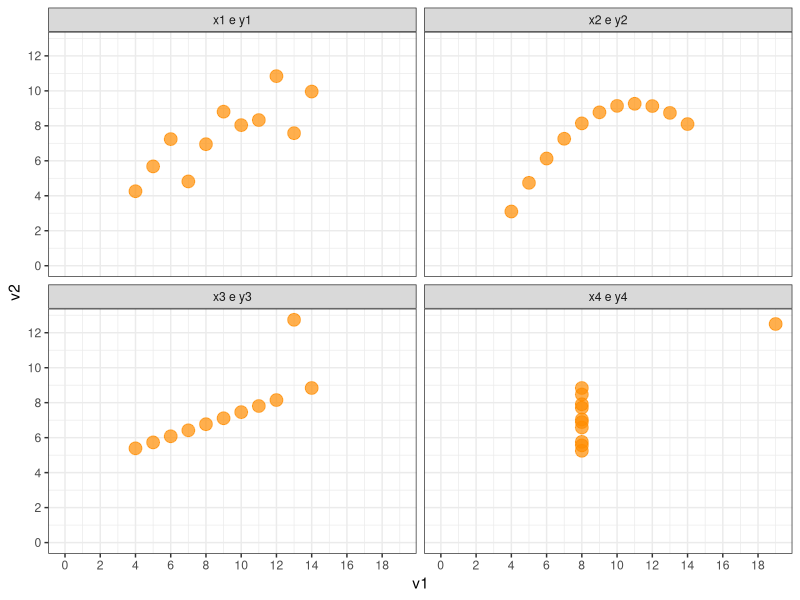
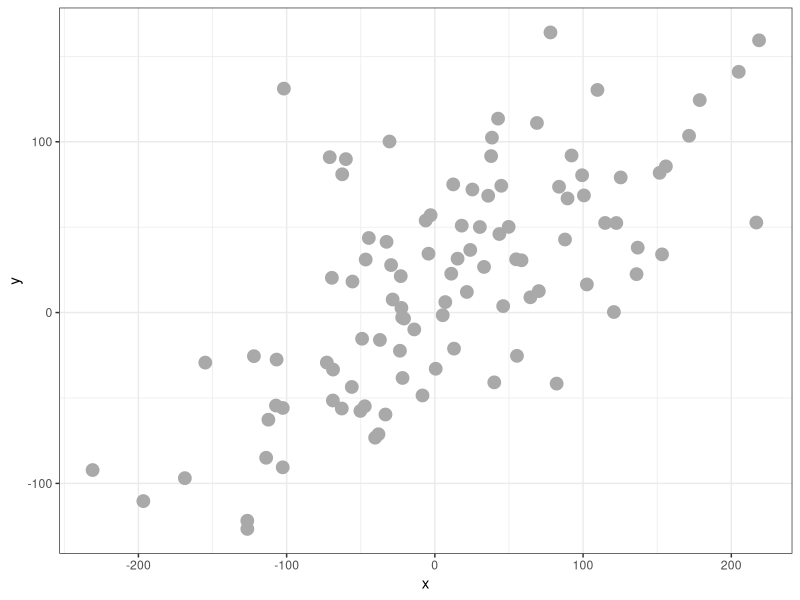
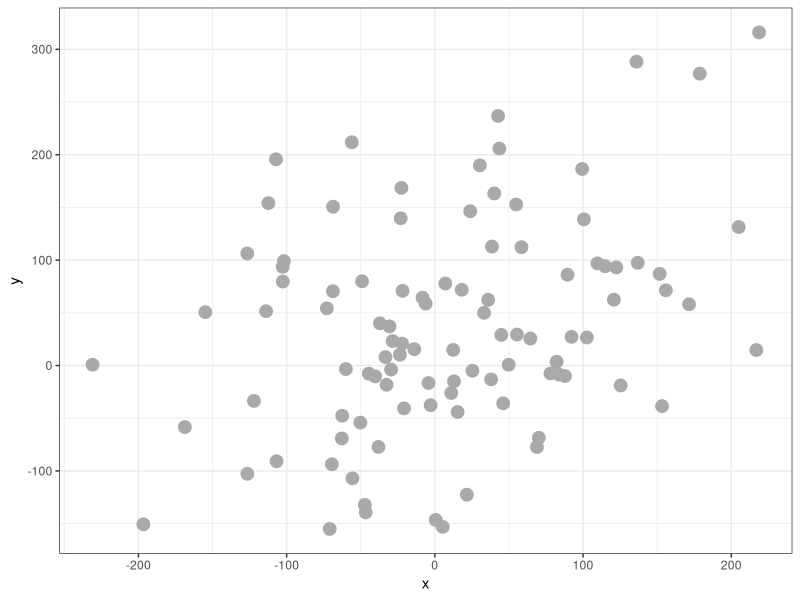
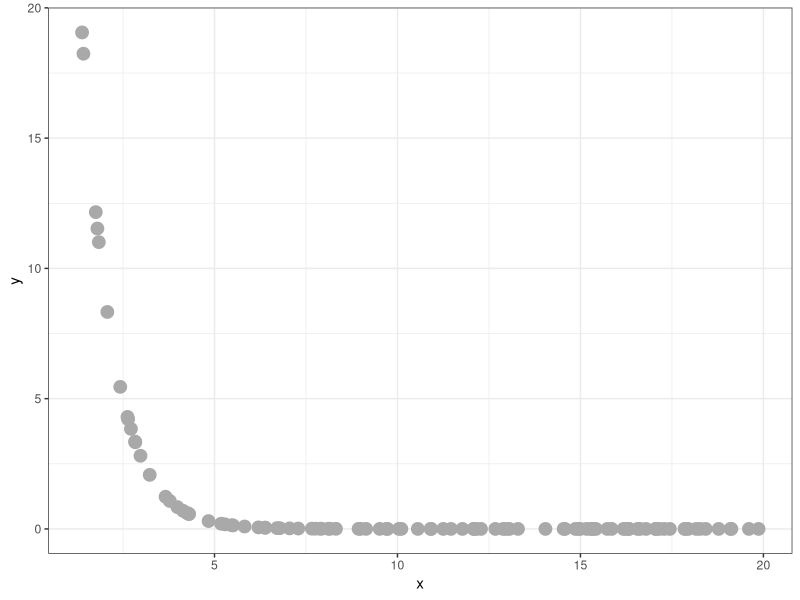

Recreate these plots in R, in order. (Note: this script raises an error after producing the figures.)
## ---- chunk 1
require(ggplot2, quietly = TRUE)
require(GGally, quietly = TRUE)
require(reshape, quietly = TRUE)
require(dplyr, quietly = TRUE)
## ---- chunk 2
summary(anscombe)

# um pouco de rearrumação primeiro. 
# (para entender melhor, você pode procurar sobre dados em formato
# wide ou long no R)
t1 <- melt(select(anscombe, 1:4), id = c())
t2 <- melt(select(anscombe, 5:8), id = c())
names(t2) <- c("v2", "value2")
dados <- data.frame(vars = paste(t1$variable, "e", t2$v2), 
               v1 = t1$value, 
               v2 = t2$value2)
## ---- chunk 3
dados %>% 
  group_by(vars) %>% 
  summarise(correlacao = cor(v1, v2, method = "pearson"))
## ---- chunk 4
ggplot(dados, aes(v1, v2)) + 
  geom_point(color = "darkorange", size = 4, alpha = 0.7) + 
  theme_bw() + 
  scale_x_continuous(breaks = seq(0, 20, 2)) + 
  scale_y_continuous(breaks = seq(0, 12, 2)) + 
  expand_limits(x = 0, y = 0) + 
  facet_wrap(~ vars)
## ---- chunk 5
dados %>% 
  group_by(vars) %>% 
  summarise(pearson = cor(v1, v2, method = "pearson"), 
            spearman = cor(v1, v2, method = "spearman"),
            kendall = cor(v1, v2, method = "kendall"))
## ---- chunk 6
set.seed(123)
x <- rnorm(100) * 100
tamanho_do_erro <- 50
y <- 0.5 * x + rnorm(100) * tamanho_do_erro + 20

df <- data.frame(x = x, 
                 y = y)

ggplot(df, aes(x = x, y = y)) + 
  geom_point(colour = "darkgrey", size = 4) + 
  theme_bw()

cor(df$x, df$y, method = "pearson")

# Dobro de erro em torno de uma função linear f(x)
df$y <- 0.5 * x + rnorm(100) * tamanho_do_erro * 2 + 20

ggplot(df, aes(x = x, y = y)) + 
  geom_point(colour = "darkgrey", size = 4) + 
  theme_bw()
cor(df$x, df$y, method = "pearson")
## ---- chunk 7
n = 100
df <- data.frame(x = runif(n, min= 1, max = 20))
df$y = 100 * exp(-1.2 * df$x) #+ rnorm(n, mean = 0.05, sd = 1)

ggplot(df, aes(x = x, y = y)) + 
  geom_point(colour = "darkgrey", size = 4) + 
  theme_bw()# + scale_y_log10() 

# tente descomentando o scale_y_log10 acima e veja o que acontece
  
cor(df$x, df$y)
cor(df$x, df$y, method = "spearman")
cor(df$x, df$y, method = "kendall")
## ---- chunk 8
dados <- read.csv("dados//Dados de alunos para as aulas de FPCC-report.csv")
dados <- dados %>% select(2, 3, 5, 7, 9) %>% filter(complete.cases(dados))
names(dados) <- c("curso", "sexo", "repositorios", "confianca.em.estatistica", 
                  "altura")

str(dados)

# require(GGally)
ggpairs(dados, params = c(binwidth = 2, alpha = 0.7))
